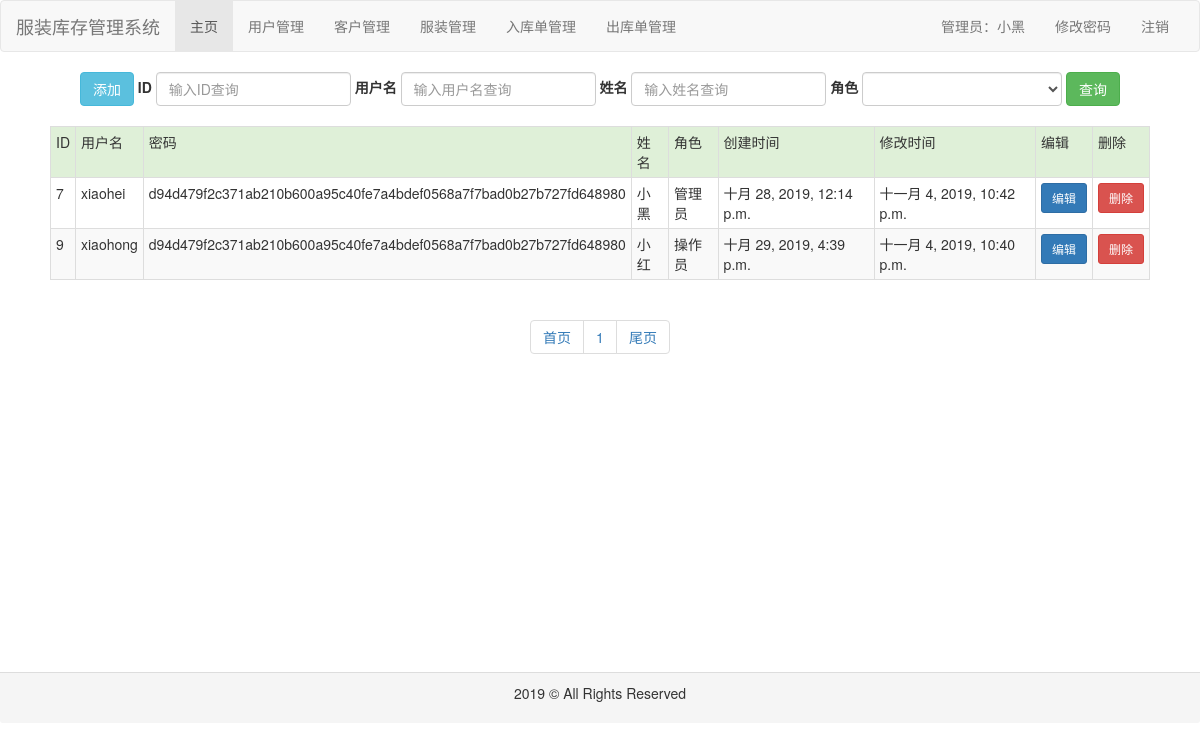
The page /user/ (signed in) on the database as committed earlier.
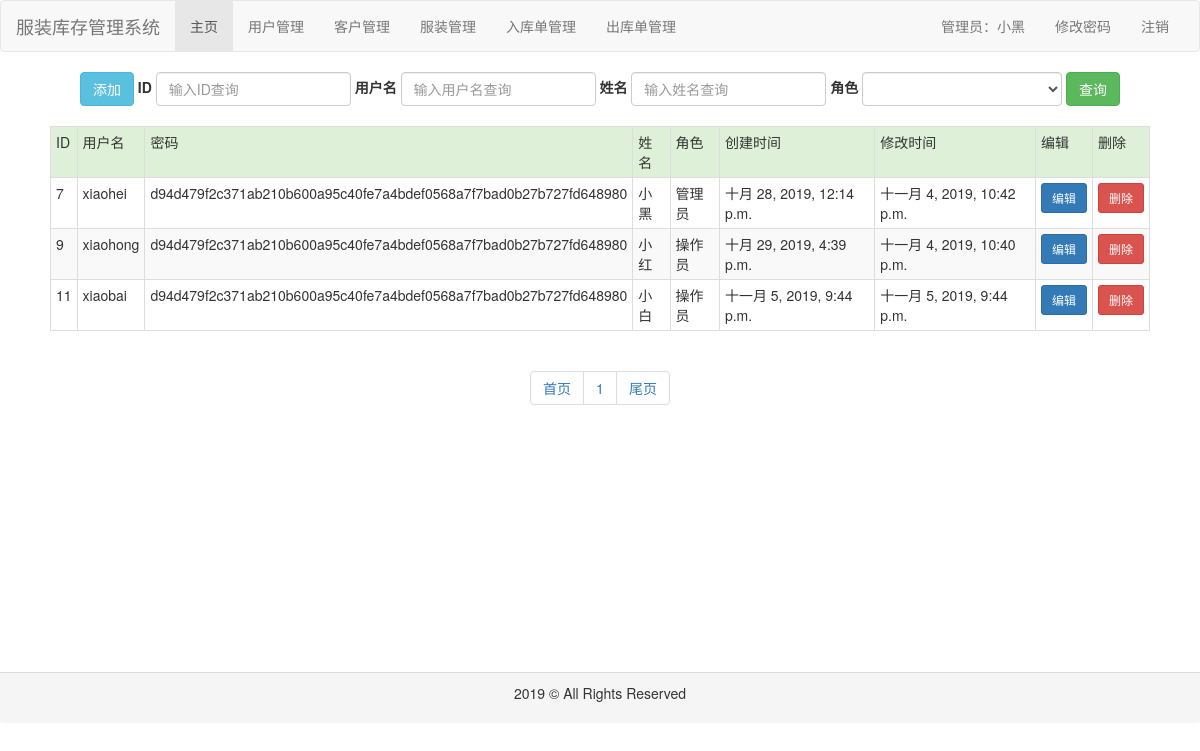
The same page on the database as committed later.
### common/models.py (models this page shows, shortened)
class User(models.Model):
    role_choices = (
        ('操作员', '操作员'),
        ('管理员', '管理员')
    )
    username = models.CharField(max_length=32, unique=True, verbose_name='用户名')
    password = models.CharField(max_length=100, verbose_name='密码')
    name = models.CharField(max_length=32, verbose_name='姓名')
    role = models.CharField(max_length=32, choices=role_choices, default='操作员', verbose_name='角色')
    create_time = models.DateTimeField(auto_now_add=True, verbose_name='创建时间')
    modify_time = models.DateTimeField(auto_now=True, verbose_name='修改时间')
    class Meta:
        ordering = ['create_time']
        verbose_name = '用户'
        verbose_name_plural = verbose_name

### user/views.py (the view)
# urls.py: path('', views.list, name='index'),
def list(request):
    qs = User.objects.values()
    paginator = Paginator(qs, 10)
    page = request.GET.get('page', '1')
    result = paginator.page(page)
    context = {
        'result': result,
    }
    return render(request, 'user/index.html', context)

### user/templates/user/index.html (shortened to what this page needs)
{% extends 'base1.html' %}
{% block content %}
    <div id="content" style="height: 600px">
        <div id="search" class="text-center">
            <form class="form-inline" action="{% url 'user:search' %} " method="post">
                <div class="form-group ">
                    <a class="btn btn-info" href="{% url 'user:add' %}">添加</a>
                </div>
                <div class="form-group">
                    <label for="id">ID</label>
                    <input type="text" class="form-control" id="id" name="id" placeholder="输入ID查询">
                </div>
                <div class="form-group">
                    <label for="username">用户名</label>
                    <input type="text" class="form-control" id="username" name="username" placeholder="输入用户名查询">
                </div>
                <div class="form-group">
                    <label for="name">姓名</label>
                    <input type="text" class="form-control" id="name" name="name" placeholder="输入姓名查询">
                </div>
                <div class="form-group">
                    <label for="role">角色</label>
                    <select id="role" name="role" class="form-control" style="width: 200px">
                        <option style='display: none'></option>
                        <option>管理员</option>
                    </select>
                </div>
                <button type="submit" class="btn btn-success">查询</button>
            </form>
        </div>
        <br>
        <div id="table" align="center">
            {% if result %}
                <table class="table table-striped table-bordered table-hover  table-condensed" style="width: 1100px">
                <tr class="success">
                    <td>ID</td>
                    <td>用户名</td>
                    <td>密码</td>
                    <td>姓名</td>
                    <td>角色</td>
                    <td>创建时间</td>
                    <td>修改时间</td>
                    <td>编辑</td>
                    <td>删除</td>
                </tr>
                {% for foo in result %}
                    <tr>
                        <td>{{ foo.id }}</td>
                        <td>{{ foo.username }}</td>
                        <td>{{ foo.password }}</td>
                        <td>{{ foo.name }}</td>
                        <td>{{ foo.role }}</td>
                        <td>{{ foo.create_time }}</td>
                        <td>{{ foo.modify_time }}</td>
                        <td><a class="btn btn-primary btn-sm" href="{% url 'user:update' foo.id %}">编辑</a></td>
                        <td><a class="btn btn-danger btn-sm" href="{% url 'user:delete' foo.id %}">删除</a></td>
                    </tr>
                {% endfor %}
            {% else %}
                <p>没有任何用户</p>
            {% endif %}
            </table>
        </div>
        <div class="text-center">
            <ul class="pagination">
                <li><a href="/user/?page=1" rel="external nofollow">首页</a></li>
                {% for num in result.paginator.page_range %}
                    <li><a href="/user/?page={{ num }}" rel="external nofollow">{{ num }}</a></li>
                {% endfor %}
                <li><a href="/user/?page={{ result.paginator.num_pages }}" rel="external nofollow">尾页</a></li>
            </ul>
        </div>
    </div>
{% endblock %}

### templates/base1.html (shortened to what this page needs)
{% load staticfiles %}
<!DOCTYPE html>
<html lang="zh-CN">
<head>
    <link href="{% static 'bootstrap-3.3.7-dist/css/bootstrap.min.css' %}" rel="stylesheet">
</head>
<body>
<nav class="navbar navbar-default">
    <div class="container-fluid">
        <div class="navbar-header">
            <a class="navbar-brand" href="#">服装库存管理系统</a>
        </div>
        <div class="collapse navbar-collapse" id="my-nav">
            <ul class="nav navbar-nav faq-tabbable">
                <li class="active"><a href="{% url 'index' %}">主页</a></li>
                <li><a href="{% url 'user:index' %}">用户管理</a></li>
                <li><a href="{% url 'customer:index' %}">客户管理</a></li>
                <li><a href="{% url 'clothes:index' %}">服装管理</a></li>
                <li><a href="{% url 'inorder:index' %}">入库单管理</a></li>
                <li><a href="{% url 'outorder:index' %}">出库单管理</a></li>
            </ul>
            <ul class="nav navbar-nav navbar-right">
                {% if request.session.is_login %}
                    <li><a href="#">{{ request.session.user_role }}：{{ request.session.user_name }}</a></li>
                    <li><a href="{% url 'changepwd' %}">修改密码</a></li>
                    <li><a href="{% url 'logout' %}">注销</a></li>
                {% else %}
                    <li><a href="{% url 'login' %}">登录</a></li>
                    <li><a href="{% url 'register' %}">注册</a></li>
                {% endif %}
            </ul>
        </div>
    </div>
</nav>
{% if request.session.is_login %}
    {% if request.session.user_role == '管理员' %}
        {% block content %}{% endblock %}
    {% else %}
        <div class="container text-center" style="height: 600px">
            <h1>你不是管理员，不能访问本页面的内容！</h1>
        </div>
    {% endif %}
{% else %}
    <div class="container text-center" style="height: 600px">
        <h1>你尚未登录，只能访问公开内容！</h1>
    </div>
{% endif %}
<footer class="panel-footer">
    <p class="text-center">2019 © All Rights Reserved</p>
</footer>
</body>
</html>

Rows that differ between the two databases and show on the page:
added User: id "11", username "xiaobai", password "d94d479f2c371ab210b600a95c40fe7a4bdef0568a7f7bad0b27b727fd648980", name "小白", role "操作员", create_time "十一月 5, 2019, 9:44 p.m.", modify_time "十一月 5, 2019, 9:44 p.m."
